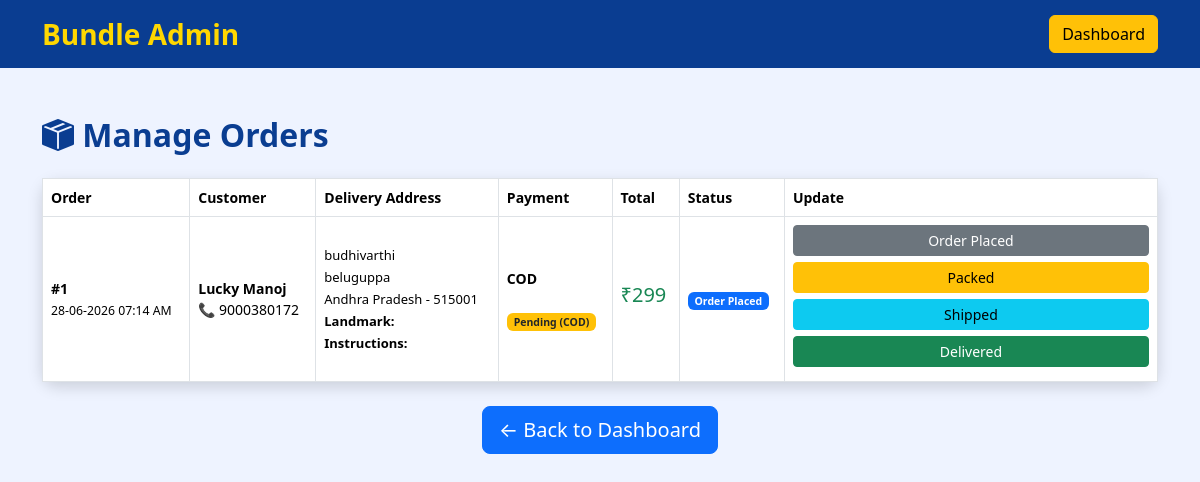
Page /orders (signed in) on the earlier database version.
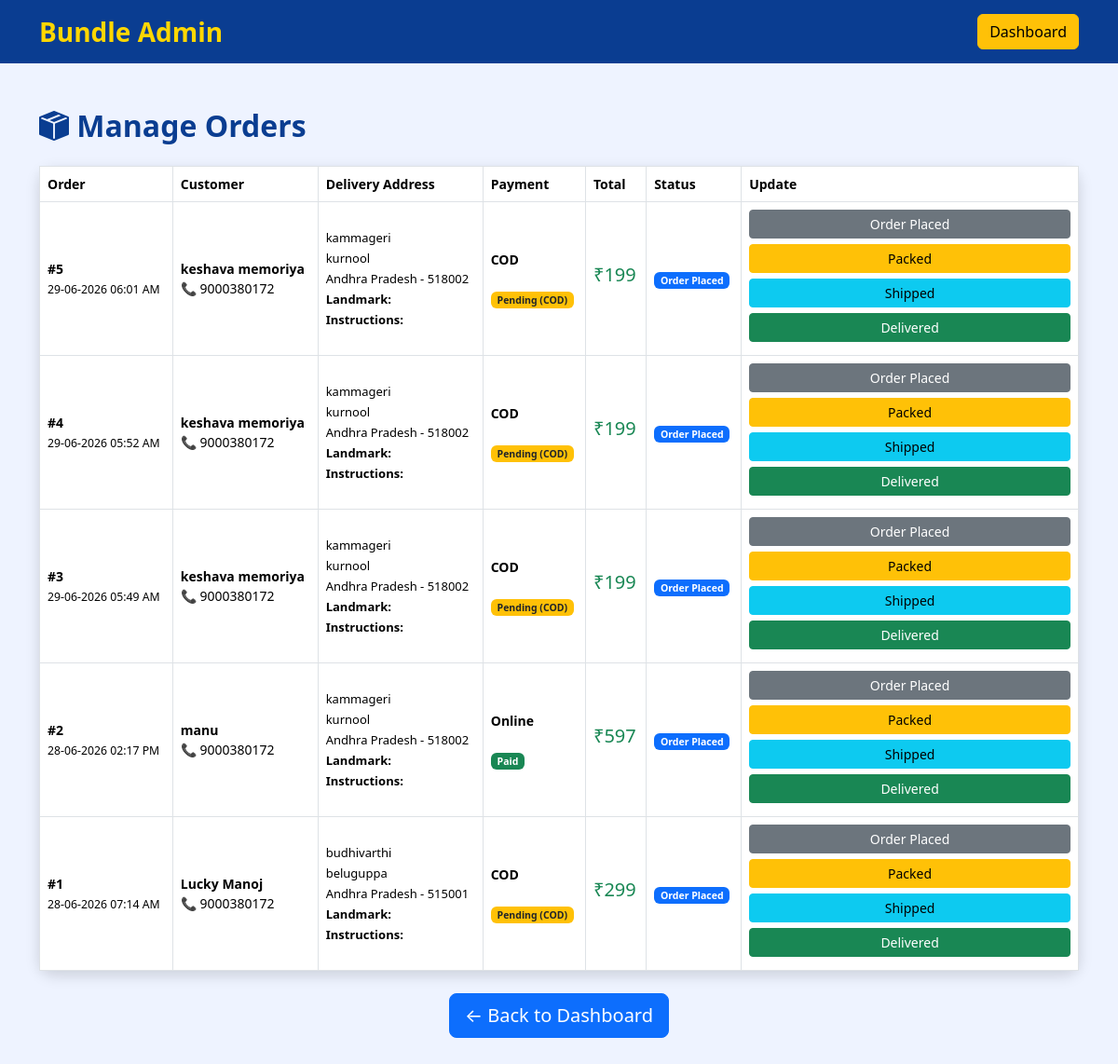
Same page on the later database version.
### app.py (models this page shows)
class Order(db.Model):
    __tablename__ = "order"
    id = db.Column(
        db.Integer,
        primary_key=True
    )
    user_id = db.Column(
        db.Integer,
        nullable=False
    )
    fullname = db.Column(
        db.String(150),
        nullable=False
    )
    mobile = db.Column(
        db.String(20),
        nullable=False
    )
    address = db.Column(
        db.Text,
        nullable=False
    )
    city = db.Column(
        db.String(100),
        nullable=False
    )
    state = db.Column(
        db.String(100),
        nullable=False
    )
    pincode = db.Column(
        db.String(20),
        nullable=False
    )
    landmark = db.Column(
        db.String(200)
    )
    instructions = db.Column(
        db.Text
    )
    total = db.Column(
        db.Integer,
        nullable=False
    )
    status = db.Column(
        db.String(50),
        default="Order Placed"
    )
    payment_method = db.Column(
        db.String(50),
        nullable=False
    )
    payment_status = db.Column(
        db.String(50),
        default="Pending"
    )
    payment_id = db.Column(
        db.String(200)
    )
    created_at = db.Column(
        db.DateTime,
        default=datetime.utcnow
    )

### app.py (the view)
@app.route('/orders')
@login_required
def orders():
    if not current_user.is_admin:
        return redirect(url_for('home'))
    orders = Order.query.order_by(Order.created_at.desc()).all()
    return render_template(
        'orders.html',
        orders=orders
    )

### app.py (called while the page is built)
@login_manager.user_loader
def load_user(user_id):
    return User.query.get(int(user_id))

### templates/orders.html (shortened to what this page needs)
<!DOCTYPE html>
<html lang="en">
<head>
    <link href="https://cdn.jsdelivr.net/npm/bootstrap@5.3.3/dist/css/bootstrap.min.css" rel="stylesheet">
    <link rel="stylesheet"
          href="https://cdn.jsdelivr.net/npm/bootstrap-icons@1.11.3/font/bootstrap-icons.min.css">
</head>
<body>
<nav class="navbar navbar-expand-lg">
<div class="container">
<a class="navbar-brand" href="/admin">
Bundle Admin
</a>
<div>
<a href="/admin" class="btn btn-warning">
Dashboard
</a>
</div>
</div>
</nav>
<div class="container py-5">
<h2 class="page-title mb-4">
<i class="bi bi-box-seam-fill"></i>
Manage Orders
</h2>
<div class="card">
<div class="table-responsive">
<table class="table table-bordered align-middle mb-0">
<thead>
<tr>
<th>Order</th>
<th>Customer</th>
<th>Delivery Address</th>
<th>Payment</th>
<th>Total</th>
<th>Status</th>
<th>Update</th>
</tr>
</thead>
<tbody>
{% for order in orders %}
<tr>
<td>
<b>#{{ order.id }}</b>
<br>
<small>
{{ order.created_at.strftime('%d-%m-%Y %I:%M %p') if order.created_at else '' }}
</small>
</td>
<td>
<b>{{ order.fullname }}</b>
<br>
📞 {{ order.mobile }}
</td>
<td>
<div class="address-box">
{{ order.address }}
<br>
{{ order.city }}
<br>
{{ order.state }}
-
{{ order.pincode }}
<br>
<b>Landmark:</b>
<br>
<b>Instructions:</b>
</div>
</td>
<td>
<b>
{{ order.payment_method }}
</b>
<br><br>
{% if order.payment_status=="Paid" %}
<span class="badge bg-success">
Paid
</span>
{% else %}
<span class="badge bg-warning text-dark">
Pending (COD)
</span>
{% endif %}
</td>
<td>
<h5 class="text-success">
₹{{ order.total }}
</h5>
</td>
<td>
{% if order.status=="Order Placed" %}
<span class="badge bg-primary">
{{ order.status }}
</span>
{% elif order.status=="Packed" %}
<span class="badge bg-warning text-dark">
{{ order.status }}
</span>
{% elif order.status=="Shipped" %}
<span class="badge bg-info">
{{ order.status }}
</span>
{% elif order.status=="Delivered" %}
<span class="badge bg-success">
{{ order.status }}
</span>
{% else %}
<span class="badge bg-secondary">
{{ order.status }}
</span>
{% endif %}
</td>
<td>
<a href="{{ url_for('update_order',order_id=order.id,status='Order Placed') }}"
class="btn btn-secondary btn-sm btn-status">
Order Placed
</a>
<a href="{{ url_for('update_order',order_id=order.id,status='Packed') }}"
class="btn btn-warning btn-sm btn-status">
Packed
</a>
<a href="{{ url_for('update_order',order_id=order.id,status='Shipped') }}"
class="btn btn-info btn-sm btn-status">
Shipped
</a>
<a href="{{ url_for('update_order',order_id=order.id,status='Delivered') }}"
class="btn btn-success btn-sm btn-status">
Delivered
</a>
</td>
</tr>
{% endfor %}
</tbody>
</table>
</div>
</div>
<div class="text-center mt-4">
<a href="/admin"
class="btn btn-primary btn-lg">
← Back to Dashboard
</a>
</div>
</div>
</body>
</html>

Differences in the rows shown:
added Order: id "5", created_at "29-06-2026 06:01 AM", fullname "keshava memoriya", mobile "9000380172", address "kammageri", city "kurnool", state "Andhra Pradesh", pincode "518002", payment_method "COD", payment_status "Pending (COD)", total "199", status "Order Placed"
added Order: id "4", created_at "29-06-2026 05:52 AM", fullname "keshava memoriya", mobile "9000380172", address "kammageri", city "kurnool", state "Andhra Pradesh", pincode "518002", payment_method "COD", payment_status "Pending (COD)", total "199", status "Order Placed"
added Order: id "3", created_at "29-06-2026 05:49 AM", fullname "keshava memoriya", mobile "9000380172", address "kammageri", city "kurnool", state "Andhra Pradesh", pincode "518002", payment_method "COD", payment_status "Pending (COD)", total "199", status "Order Placed"
added Order: id "2", created_at "28-06-2026 02:17 PM", fullname "manu", mobile "9000380172", address "kammageri", city "kurnool", state "Andhra Pradesh", pincode "518002", payment_method "Online", payment_status "Paid", total "597", status "Order Placed"
